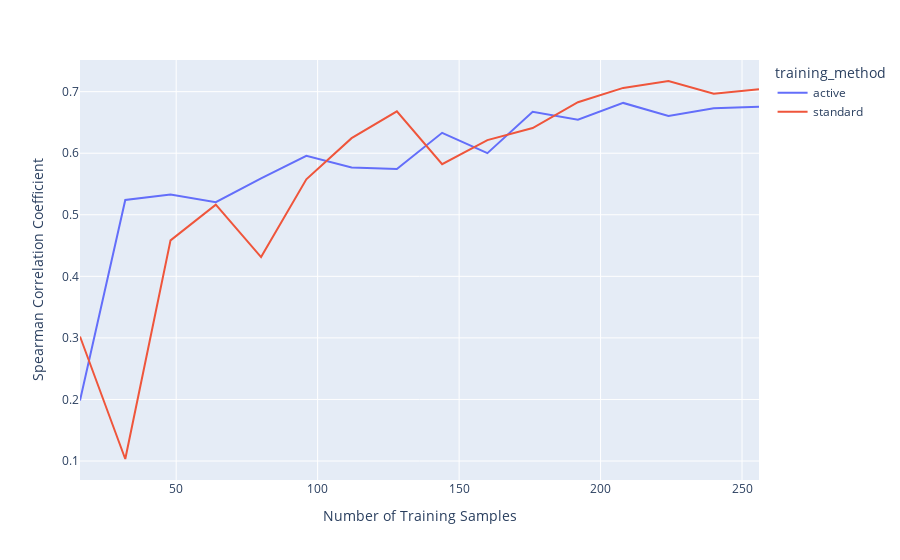

Notebook cell for this chart:
### Code cell
import plotly.express as px

fig = px.line(lc_df, 'value', 'spearmanr',color="training_method")

fig.update_layout(
    xaxis_title="Number of Training Samples",
    yaxis_title="Spearman Correlation Coefficient"
)

fig.show()

### Figure 1 — Plotly figure (JSON) as saved in the notebook; plotly's stock layout.template omitted (floating-point values rounded to 4 significant figures)
{"data": [{"hovertemplate": "training_method=active<br>value=%{x}<br>spearmanr=%{y}<extra></extra>", "legendgroup": "active", "line": {"color": "#636efa", "dash": "solid"}, "marker": {"symbol": "circle"}, "mode": "lines", "name": "active", "orientation": "v", "showlegend": true, "type": "scatter", "x": [16, 32, 48, 64, 80, 96, 112, 128, 144, 160, 176, 192, 208, 224, 240, 256], "xaxis": "x", "y": [0.1982, 0.524, 0.5327, 0.5206, 0.5592, 0.5959, 0.5768, 0.5742, 0.6332, 0.6001, 0.6674, 0.6544, 0.6817, 0.6606, 0.673, 0.6753], "yaxis": "y"}, {"hovertemplate": "training_method=standard<br>value=%{x}<br>spearmanr=%{y}<extra></extra>", "legendgroup": "standard", "line": {"color": "#EF553B", "dash": "solid"}, "marker": {"symbol": "circle"}, "mode": "lines", "name": "standard", "orientation": "v", "showlegend": true, "type": "scatter", "x": [16, 32, 48, 64, 80, 96, 112, 128, 144, 160, 176, 192, 208, 224, 240, 256], "xaxis": "x", "y": [0.3023, 0.1033, 0.4585, 0.5165, 0.4313, 0.5575, 0.6245, 0.668, 0.5821, 0.6213, 0.6408, 0.6829, 0.7061, 0.7173, 0.6966, 0.7039], "yaxis": "y"}], "layout": {"legend": {"title": {"text": "training_method"}, "tracegroupgap": 0}, "margin": {"t": 60}, "xaxis": {"anchor": "y", "domain": [0, 1], "title": {"text": "Number of Training Samples"}}, "yaxis": {"anchor": "x", "domain": [0, 1], "title": {"text": "Spearman Correlation Coefficient"}}}}
